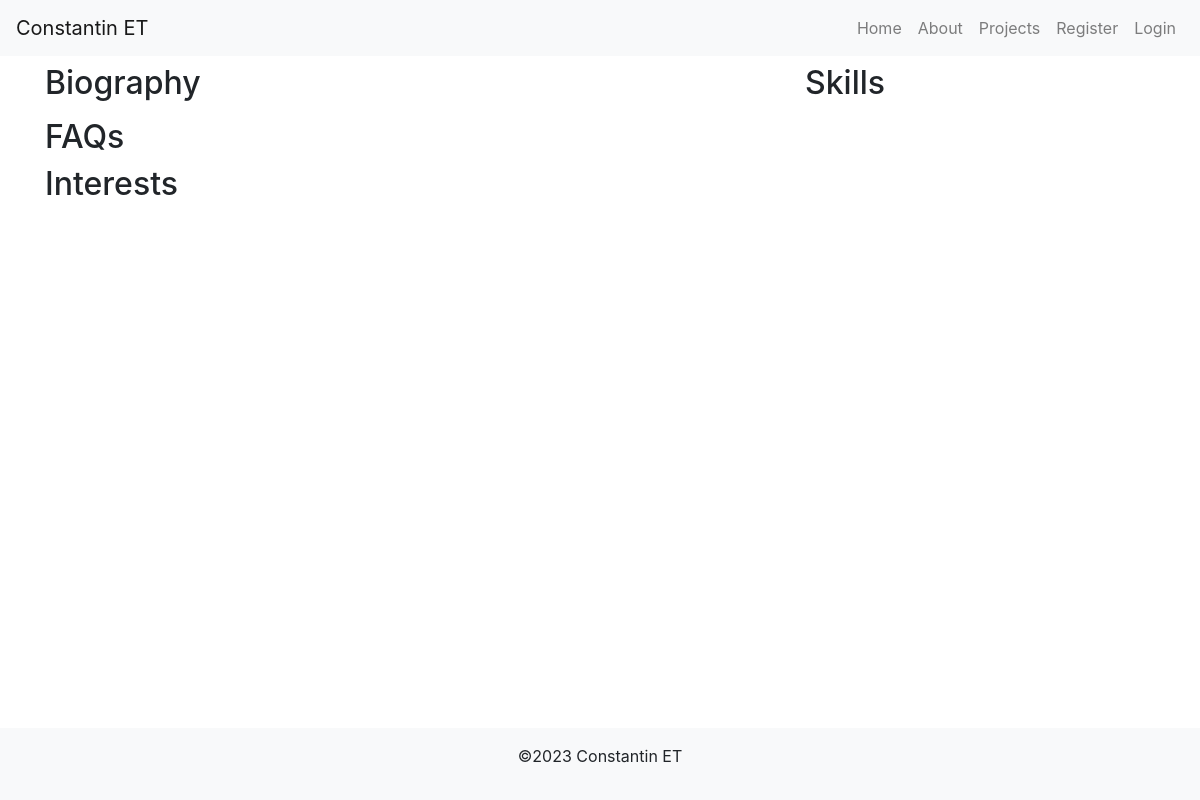
Page /about/ on the earlier database version.
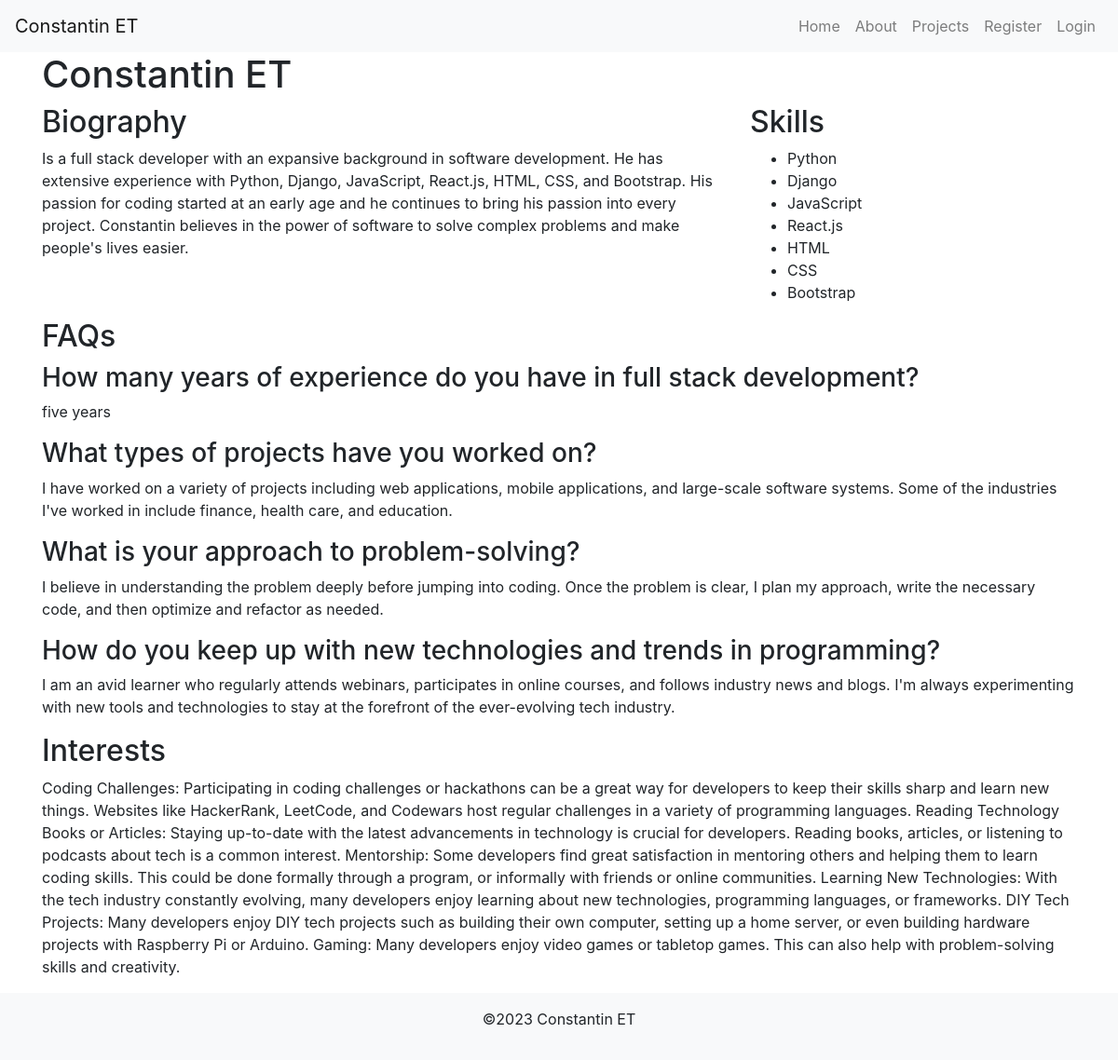
Same page on the later database version.
### portfolio/models.py (models this page shows, shortened)
class Footer(models.Model):
    title = models.CharField(max_length=200)

class About(models.Model):
    title = models.CharField(max_length=200)
    bio = models.TextField()
    skills = models.ManyToManyField(Skill, related_name='skills')
    interests = models.TextField(help_text="Write about your interests here.")

class Skill(models.Model):
    name = models.CharField(max_length=200)
    def __str__(self):
        return self.name

class FAQ(models.Model):
    about = models.ForeignKey(About, on_delete=models.CASCADE, related_name='faqs')
    question = models.CharField(max_length=300)
    answer = models.TextField()

### portfolio/views.py (the view)
# urls.py: path("about/", views.about, name="about"),
def about(request):
    about = About.objects.first()  # Assumes you only have one About model instance
    return render(request, 'portfolio/about.html', {'about': about})

### portfolio/context_processors.py (called while the page is built)
def footer(request):
    footer = Footer.objects.first()
    return {'footer': footer}

### portfolio/templates/portfolio/about.html
{% extends "portfolio/base_generic.html" %}
{% block content %}
    <div class="container">
        <h1>{{ about.title }}</h1>
        <div class="row">
            <div class="col-md-8">
                <h2>Biography</h2>
                <p>{{ about.bio }}</p>
            </div>
            <div class="col-md-4">
                <h2>Skills</h2>
                <ul>
                    {% for skill in about.skills.all %}
                        <li>{{ skill }}</li>
                    {% endfor %}
                </ul>
            </div>
        </div>
        <h2>FAQs</h2>
        {% for faq in about.faqs.all %}
            <h3>{{ faq.question }}</h3>
            <p>{{ faq.answer }}</p>
        {% endfor %}
        <h2>Interests</h2>
        <p>{{ about.interests }}</p>
    </div>
{% endblock %}

### portfolio/templates/portfolio/base_generic.html (shortened to what this page needs)
{% load static %}
<!DOCTYPE html>
<html lang="en">
<head>
    <link rel="stylesheet"
        href="https://cdn.jsdelivr.net/npm/bootstrap@4.6.2/dist/css/bootstrap.min.css"
>
    <link rel="stylesheet"
        href="https://cdnjs.cloudflare.com/ajax/libs/font-awesome/5.15.1/css/all.min.css" />
    <link rel="stylesheet" href="{% static 'css/styles.css' %}">
</head>
<body>
    <nav class="navbar navbar-expand-lg navbar-light bg-light">
        <a class="navbar-brand" href="{% url 'home' %}">Constantin ET</a>
        <div class="collapse navbar-collapse">
            <ul class="navbar-nav ml-auto">
                <li class="nav-item">
                    <a class="nav-link" href="{% url 'home' %}">Home</a>
                </li>
                <li class="nav-item">
                    <a class="nav-link" href="{% url 'about' %}">About</a>
                </li>
                <li class="nav-item">
                    <a class="nav-link" href="{% url 'projects' %}">Projects</a>
                </li>
                {% if user.is_authenticated %}
                <li class="nav-item">
                    <a class="nav-link" href="{% url 'profile' %}">{{ user.get_username|title }}</a>
                </li>
                <li class="nav-item">
                    <a class="nav-link" href="{% url 'logout' %}">Logout</a>
                </li>
                {% else %}
                <li class="nav-item">
                    <a class="nav-link" href="{% url 'register' %}">Register</a>
                </li>
                <li class="nav-item">
                    <a class="nav-link" href="{% url 'login' %}">Login</a>
                </li>
                {% endif %}
            </ul>
        </div>
    </nav>
    {% block content %}{% endblock %}
    {% include 'portfolio/footer.html' %}
</body>
</html>

### portfolio/templates/portfolio/footer.html (shortened to what this page needs)
<body class="d-flex flex-column min-vh-100">
    <footer class="footer mt-auto py-3 bg-light text-center">
        <div class="container">
            <p>&copy;{% now "Y" %} {{ footer.title }}</p>
        </div>
    </footer>
</body>

Differences in the rows shown:
added About: title "Constantin ET", bio "Is a full stack developer with an expansive background in software development. He has extensive experience with Python, Django, JavaScript, React.js, HTML, CSS, and Bootstrap. His passion for coding started at an early age and he continues to bring his passion into every project. Constantin believes in the power of software to solve complex problems and make people's lives easier.", interests "Coding Challenges: Participating in coding challenges or hackathons can be a great way for developers to keep their skills sharp and learn new things. Websites like HackerRank, LeetCode, and Codewars host regular challenges in a variety of programming languages. Reading Technology Books or Articles: Staying up-to-date with the latest advancements in technology is crucial for developers. Reading books, articles, or listening to podcasts about tech is a common interest. Mentorship: Some developers find great satisfaction in mentoring others and helping them to learn coding skills. This could be done formally through a program, or informally with friends or online communities. Learning New…"
added Skill: name "Python"
added Skill: name "Django"
added Skill: name "JavaScript"
added Skill: name "React.js"
added Skill: name "HTML"
added Skill: name "CSS"
added Skill: name "Bootstrap"
added FAQ: question "How many years of experience do you have in full stack development?", answer "five years"
added FAQ: question "What types of projects have you worked on?", answer "I have worked on a variety of projects including web applications, mobile applications, and large-scale software systems. Some of the industries I've worked in include finance, health care, and education."
added FAQ: question "What is your approach to problem-solving?", answer "I believe in understanding the problem deeply before jumping into coding. Once the problem is clear, I plan my approach, write the necessary code, and then optimize and refactor as needed."
added FAQ: question "How do you keep up with new technologies and trends in programming?", answer "I am an avid learner who regularly attends webinars, participates in online courses, and follows industry news and blogs. I'm always experimenting with new tools and technologies to stay at the forefront of the ever-evolving tech industry."
